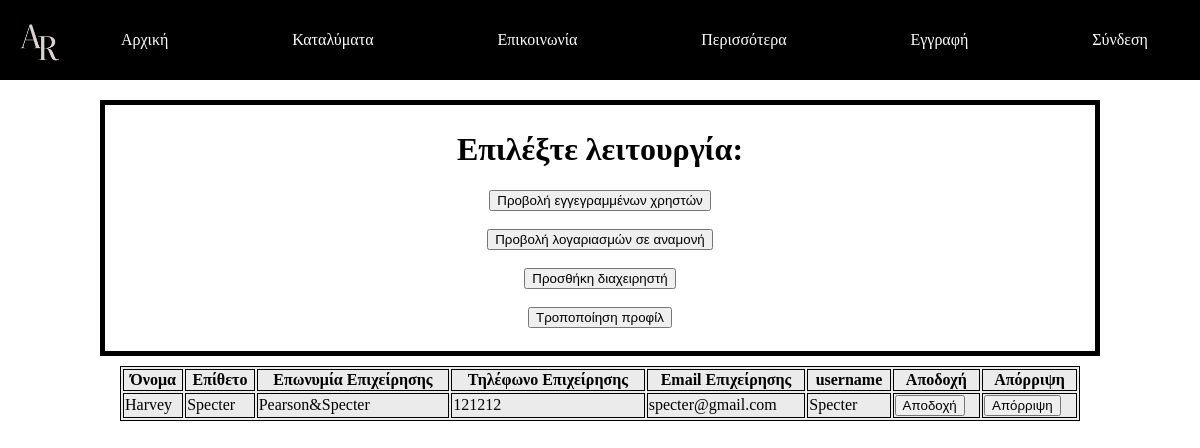
Screenshot of /admin2.php with the database file from the repository.
### tables this page shows
CREATE TABLE `pending_users` (
  `id` bigint(20) UNSIGNED NOT NULL,
  `first_name` varchar(100) NOT NULL,
  `last_name` varchar(100) NOT NULL,
  `business_name` varchar(100) NOT NULL,
  `business_number` varchar(15) NOT NULL,
  `business_email` varchar(320) NOT NULL,
  `username` text NOT NULL,
  `password` text NOT NULL
);

### admin2.php (the view, shortened to what this page needs)
<!DOCTYPE html>
<html lang="en">
<head>
    <link rel="stylesheet" href="CSS/style.css">
    <link rel="stylesheet" href="CSS/style-form.css">
</head>
<body>
        <nav class="nav">
            <img src="images/index/LOGO2.png" alt="amorgos logo">
            <a href="index.php">Αρχική</a>
            <a href="find-a-room.php">Καταλύματα</a>
            <a href="contact.php">Επικοινωνία</a>
            <a href="more.php">Περισσότερα</a>
            <a href="sign-up.php">Εγγραφή</a>
            <a href="login.php">Σύνδεση</a>
        </nav>
        <div class="form-container" id  = "choice" >
            <h1>Επιλέξτε λειτουργία:</h1>
            <form method="POST" action = "admin1.php">
                <button type="submit" name = "show_users" id = "show_users" >Προβολή εγγεγραμμένων χρηστών</button> <br><br>
            </form>
            <form method="POST" action = "admin2.php">
                <button type="submit" name = "show_pending" id = "show_pending" >Προβολή λογαριασμών σε αναμονή</button> <br><br>
            </form>
            <form method="POST" action = "admin3.php">
                <button type="submit" name = "add_admin" id = "add_admin" >Προσθήκη διαχειρηστή</button> <br><br>
            </form>
            <form method="POST" action = "admin4.php">
                <button type="submit" name = "profile" id = "profile" >Τροποποίηση προφίλ</button> <br><br>
            </form>
        </div>
        <div class = "pending_users" id = "pen_usr">
            <form method = "POST">
            <?php
            $servername = "localhost";
            $username = "root";
            $password = "";
            $dbname = "Amorgos-rooms";
            $conn = new mysqli($servername, $username, $password, $dbname);
            $sql = "SELECT  first_name, last_name, business_name, business_number, business_email, username FROM pending_users";
            $result = $conn->query($sql);
            ?>
        <table class = "table" style="width:80%">
        <tr>
            <th>Όνομα</th>
            <th>Επίθετο</th>
            <th>Επωνυμία Επιχείρησης</th>
            <th>Τηλέφωνο Επιχείρησης</th>
            <th>Email Επιχείρησης</th>
            <th>username</th>
            <th>Αποδοχή</th>
            <th>Απόρριψη</th>
        </tr>
            <?php
        if ($result->num_rows > 0) {
            while($row = $result->fetch_assoc()) {
            $first_name = $row["first_name"];
            $last_name = $row["last_name"];
            $business_name = $row["business_name"];
            $business_number = $row["business_number"];
            $business_email = $row["business_email"];
            $username = $row["username"];
            ?>
        <tr>
            <td> <?php echo "$first_name";?> </td>
            <td> <?php echo "$last_name";?> </td>
            <td> <?php echo "$business_name";?> </td>
            <td> <?php echo "$business_number";?> </td>
            <td> <?php echo "$business_email";?> </td>
            <td> <?php echo "$username";?> </td>
            <td> <button type="submit" id = "accept" name = "accept" value = "<?php echo "$username";?>">Αποδοχή</button> </td>
            <td> <button type="submit" id = "deny" name = "deny" value = "<?php echo "$username";?>">Απόρριψη</button> </td>
        </tr>
        <?php
            }
        }
        ?>
        </table>
    </form>
        </div>
    </body>
    </html>

### CSS/style.css (style rules this page uses)
body, html { margin: 0; padding: 0; }
nav { background-color: black; color: black; padding: 10px 20px; position: fixed; top: 0; left: 0; width: 100%; display: flex; justify-content: space-between; align-items: center; }
nav img { height: 60px; margin-right: 10px; }
nav a { color: white; text-decoration: none; margin-right: 20px; }

### CSS/style-form.css (style rules this page uses)
.form-container { border: 5px solid black; padding: 5px; text-align: center; margin: 100px 100px 10px 100px; }

### admin2.php (style rules this page uses)
table, th, td { border:1px solid black; }
.table { margin-left: auto; margin-right: auto; }
.table { background-color: #EBEBEB; }

### rows the page displays
pending_users: first_name "Harvey", last_name "Specter", business_name "Pearson&Specter", business_number "121212", business_email "specter@gmail.com", username "Specter"
